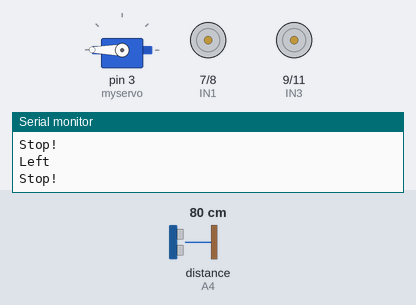
Recording of a sketch running on a simulated Arduino Uno, built with avr-gcc and run on an emulated ATmega328P. Parts: servo, motor-driver pin pairs drawn as motors (green arrow = first pin HIGH = forward, orange = second pin HIGH = backward, longer = more drive, scaled by the enable pin), the last lines printed to the serial monitor. Wiring (inferred from the names in the program): ultrasonic range finder: trigger A5; echo A4. The test bench sets the inputs (shaded band); at power-on: distance to the obstacle (sensor on A4) 80 cm. The echo pulse lasts 58.3 µs per cm.

Above: at 1.5 s.
1.6 s: distance to the obstacle (sensor on A4) set to 9 cm
At 1.86 s:
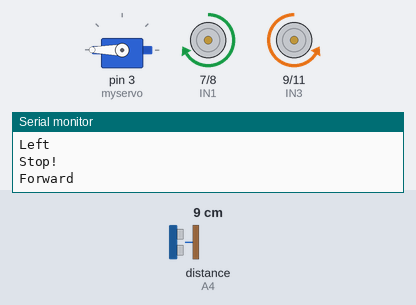
4.6 s: distance to the obstacle (sensor on A4) set to 6 cm
At 4.74 s:
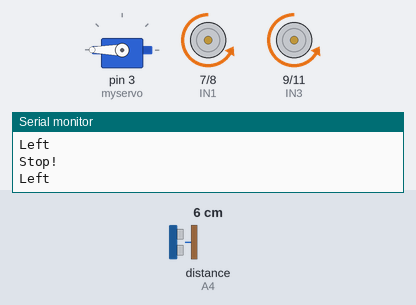
7.6 s: distance to the obstacle (sensor on A4) set to 18 cm
At 7.88 s:
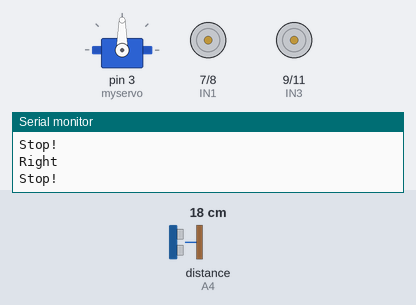
10.6 s: distance to the obstacle (sensor on A4) set to 2 cm
Timing chart, 0 to 14.6 s (numbered marks = the images above; inputs shaded):
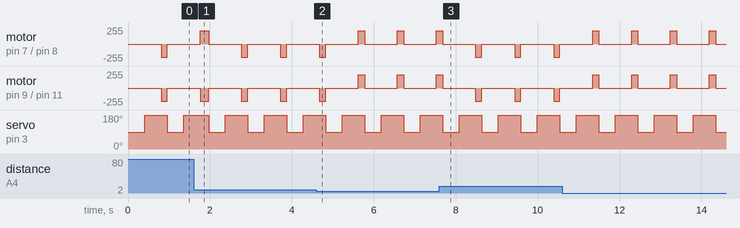

The sketch:

wall_follow2.ino
```cpp
//www.elegoo.com

#include <Servo.h>  //servo library
Servo myservo;      // create servo object to control servo

int Echo = A4;
int Trig = A5;

#define ENB 5
#define IN1 7
#define IN2 8
#define IN3 9
#define IN4 11
#define ENA 6
#define carSpeed 200
int leftDistance = 0, middleDistance = 0;

void forward(){
  analogWrite(ENA, carSpeed);
  analogWrite(ENB, carSpeed);
  digitalWrite(IN1, HIGH);
  digitalWrite(IN2, LOW);
  digitalWrite(IN3, LOW);
  digitalWrite(IN4, HIGH);
  Serial.println("Forward");
}

void back() {
  analogWrite(ENA, carSpeed);
  analogWrite(ENB, carSpeed);
  digitalWrite(IN1, LOW);
  digitalWrite(IN2, HIGH);
  digitalWrite(IN3, HIGH);
  digitalWrite(IN4, LOW);
  Serial.println("Back");
}

void left() {
  analogWrite(ENA, carSpeed);
  analogWrite(ENB, carSpeed);
  digitalWrite(IN1, LOW);
  digitalWrite(IN2, HIGH);
  digitalWrite(IN3, LOW);
  digitalWrite(IN4, HIGH);
  Serial.println("Left");
}

void right() {
  analogWrite(ENA, carSpeed);
  analogWrite(ENB, carSpeed);
  digitalWrite(IN1, HIGH);
  digitalWrite(IN2, LOW);
  digitalWrite(IN3, HIGH);
  digitalWrite(IN4, LOW);
  Serial.println("Right");
}

void stop() {
  digitalWrite(ENA, LOW);
  digitalWrite(ENB, LOW);
  Serial.println("Stop!");
}

//Ultrasonic distance measurement Sub function
int getDistance() {
    digitalWrite(Trig, LOW);
    delayMicroseconds(2);
    digitalWrite(Trig, HIGH);
    delayMicroseconds(10);
    digitalWrite(Trig, LOW);
    return (int)pulseIn(Echo, HIGH) / 58;
}

void setup() {
  myservo.attach(3);  // attach servo on pin 3 to servo object
  Serial.begin(9600);
  pinMode(Echo, INPUT);
  pinMode(Trig, OUTPUT);
  pinMode(IN1, OUTPUT);
  pinMode(IN2, OUTPUT);
  pinMode(IN3, OUTPUT);
  pinMode(IN4, OUTPUT);
  pinMode(ENA, OUTPUT);
  pinMode(ENB, OUTPUT);
  stop();
}

void loop() {
  stop();
    myservo.write(90);  //setservo position according to scaled value
    delay(300);
    middleDistance = getDistance();
    delay(100);

      myservo.write(180);
      delay(300);
      leftDistance = getDistance();

      delay(100);
      if(middleDistance <= 6 || leftDistance <= 6) {
        right();
        delay(150);
      }
      else if(leftDistance < 30 && middleDistance > leftDistance) {
        forward();
        delay(200);
      }
      else if(middleDistance < leftDistance) {
        left();
        delay(150);
      }
      else {
        left();
        delay(150);
      }

}
```

Measured:
- the behaviour switches between 8 and 7 cm on distance to the obstacle (sensor on A4) (found by bisection; images 1 and 2)
- by itself, motor on pin 7 (IN1) / pin 8 (IN2), motor on pin 9 (IN3) / pin 11 (IN4): alternates forward 200/255 for 0.15 s and stopped for 0.80 s
- by itself, servo on pin 3 (myservo): alternates 180° for 0.55 s and 90° for 0.40 s
